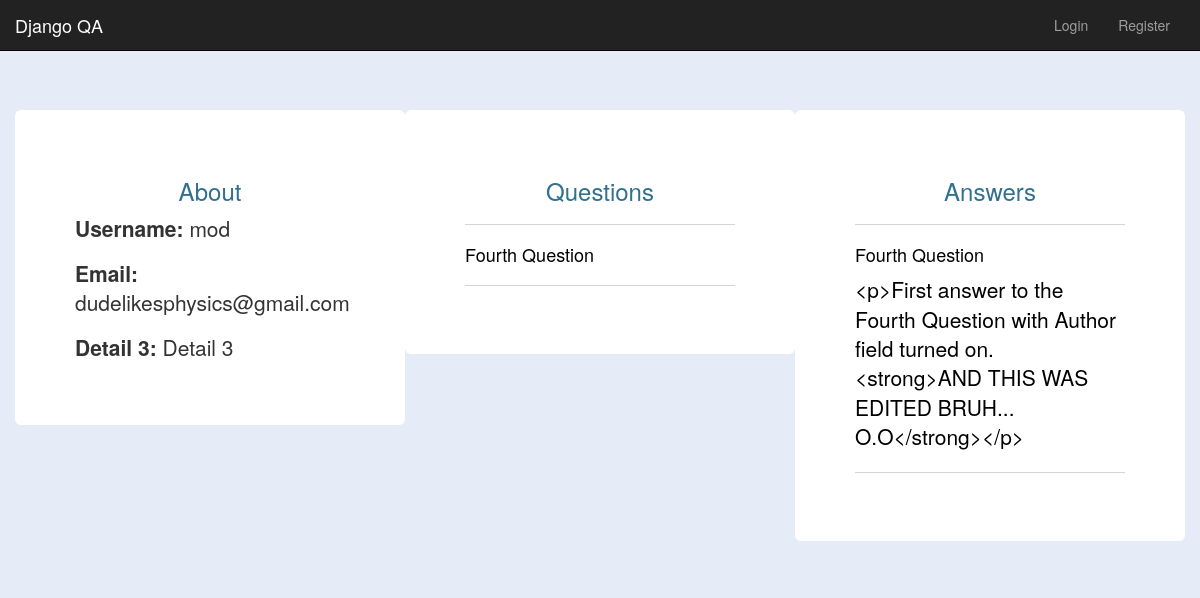
Before: /user/mod/ with the older database file.
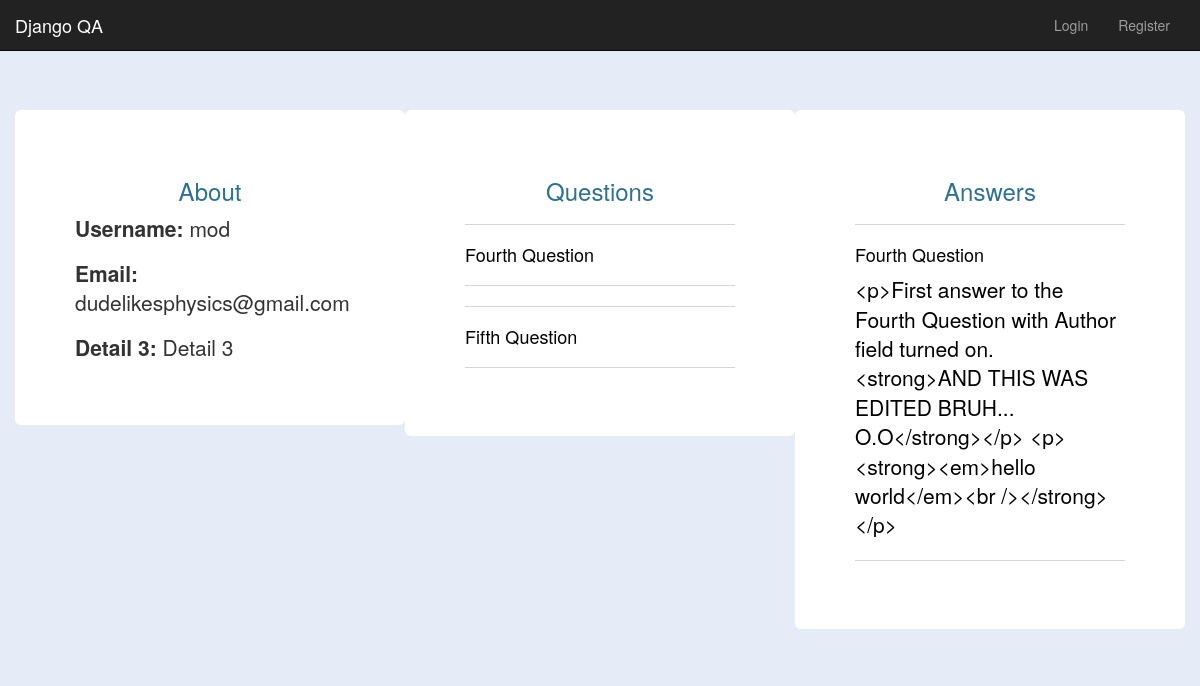
After: the same page with the newer database file.
### ask/models.py (models this page shows, shortened)
class question(models.Model):
    title = models.CharField(max_length=100)
    description = models.TextField()
    answers = models.IntegerField(default=0)
    author = models.CharField(max_length=100, default="anonymous")
    created_time = models.DateTimeField(default=timezone.now)

### threads/models.py (models this page shows, shortened)
class answer(models.Model):
    question = models.ForeignKey(question)
    description = models.TextField()
    answer_author = models.CharField("Author", max_length=100, default="anon")
    created_time = models.DateTimeField(default=timezone.now)
    edited_time = models.DateTimeField(default=timezone.now, editable=True)
    edited = models.BooleanField(default=False)

### user/views.py (the view)
# urls.py: url(r'^(?P<usr>[a-zA-Z_.]+)/$', views.UserPage, name="user"),
def UserPage(request, usr):
    if usr == "anon":
        return render(request, "user_templates/userpage.html")
    requested_user = get_object_or_404(User, username=usr)
    user_questions = question.objects.filter(author=usr)
    user_answers = answer.objects.filter(answer_author=usr)
    return render(request, "user_templates/userpage.html",
                  {"user_instance": requested_user,
                   "questions": user_questions,
                   "answers": user_answers,
                   })

### user/templates/user_templates/userpage.html
{% extends "base.html" %}
{% block body %}
{% load bleach_tags %}
<div class="container">
    <div class="row">
        <div class="col-md-4 jumbotron">
            <h3 class="text-center text-info">About</h3>
            <p class="lead"><strong>Username:</strong> {{ user_instance.username }}</p>
            <p class="lead"><strong>Email: </strong>{{ user_instance.email }}</p>
            <p class="lead"><strong>Detail 3:</strong> Detail 3</p>
        </div>
        <div class="col-md-4 jumbotron">
            <h3 class="text-center text-info">Questions</h3> {% if questions %} {% for q in questions %}
            <hr>
            <a href="{% url 'thread' q.id %}">
                <h4 class="question">{{ q.title }}</h4>
            </a>
            <hr> {% endfor %} {% else %}
            <p class="lead">No questions yet.</p>
            {% endif %}
        </div>
        <div class="col-md-4 jumbotron">
            <h3 class="text-center text-info">Answers</h3> {% if answers %} {% for a in answers %}
            <hr>
            <a href="{% url 'thread' a.question.id %}">
                <h4 class="question">{{ a.question.title }}</h4>
                <p class="lead">{{ a.description|bleach }}</p>
            </a>
            <hr> {% endfor %} {% else %}
            <p class="lead">No answers yet.</p>
            {% endif %}
        </div>
    </div>
</div>
{% endblock %}

Changed rows visible on the page:
added question: title "Fifth Question"
changed answer "Fourth Question": description|bleach "<p>First answer to the Fourth Question with Author field turned on. <strong>AND THIS WAS EDITED BRUH... O.O</strong></p>" → "…WAS EDITED BRUH... O.O</strong></p> <p><strong><em>hello world</em><br /></strong></p>"
